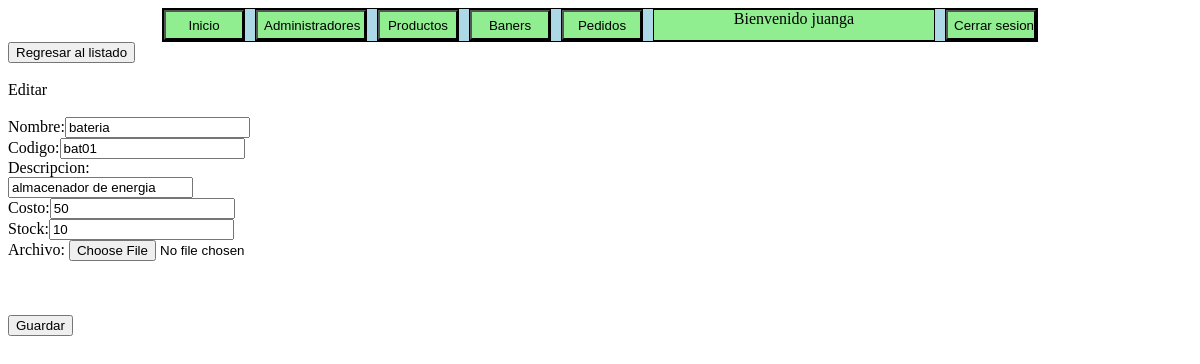
The page /Productos/Productos_editar.php?id=5 (signed in) on the database its author committed.
### tables this page shows
CREATE TABLE IF NOT EXISTS `productos` (
  `id` int(11) NOT NULL AUTO_INCREMENT,
  `nombre` varchar(128) NOT NULL,
  `codigo` varchar(32) NOT NULL,
  `descripcion` text NOT NULL,
  `costo` double NOT NULL,
  `stock` int(11) NOT NULL,
  `archivo_n` varchar(255) NOT NULL,
  `archivo` varchar(128) NOT NULL,
  `status` int(1) NOT NULL DEFAULT '1',
  `eliminado` int(1) NOT NULL DEFAULT '0',
  PRIMARY KEY (`id`)
);

### Productos/Productos_editar.php (the view, shortened to what this page needs)
<?php
    $varsesion =$_SESSION['nombre'];
    if($varsesion==null||$varsesion==''){
        header("Location:Index.php");
    }
    else{
        $name = $_SESSION['nombre'];
    }
?>
<html>
    <head>
    </head>
    <body>
    <div class='Menup'>
            <div class='Inicio'>
            <input type="button" class='botoni' value="Inicio" onclick="bienvenido();">
            </div>
            <div class='administradores'>
            <input type="button" class='botona' value="Administradores" onclick="administradores();">
            </div>
            <div class='productos'>
            <input type="button" class='botonp' value="Productos" onclick="">
            </div>
            <div class='baners'>
            <input type="button" class='botoni' value="Baners" onclick="baners();">
            </div>
            <div clasS='pedidos'>
            <input type="button" class='botoni' value="Pedidos" onclick="pedidos();">
            </div>
            <div class='nombre'>Bienvenido <?php echo $name;?> </div>
            <div class='cerrar'>
            <input type="button" class='boton' value="Cerrar sesion" onclick="cerrarsesion();">
            </div>
        </div>
        <button onclick="window.location.href='productos_lista.php'">Regresar al listado</button><br><br>
        Editar<br><br>
        <?php
            $con = conecta();
            $id = $_REQUEST['id'];
            $sql ="SELECT nombre,codigo,descripcion,costo,stock FROM `productos` WHERE id=$id;";
            $res = $con->query($sql);
            $row=$res->fetch_array();
        ?>
        <form name="forma01" enctype="multipart/form-data">
            <?php
            $name = $row["nombre"];
            $codigo = $row["codigo"];
            $description = $row["descripcion"];
            $costo = $row["costo"];
            $stock = $row["stock"];
            echo "<label> Nombre:";
            echo"<input type='text' name='nombre' id='nombre' placeholder='$name' value='$name'><br>";
            echo"</label>";
        echo"<label> Codigo:";
        echo"<input type='text' name='codigo' id='codigo' placeholder='$codigo' value='$codigo'> <div id='mensajecodigo' style='color:#F00;font-size:16px;'></div>";
        echo"</label>";
        echo"<label>Descripcion:<br>";
        echo"<input cols='20' rows='5' type= 'text' name='description' id='description' placeholder='$description' value='$description'>";
        echo"</label><br>";
        echo"<label >Costo:";
        echo"<input type='number' name='costo' id='costo' placeholder='$costo' value='$costo'>";
        echo"</label><br>";
        echo"<label >Stock:";
        echo"<input type='number' name='stock' id='stock' placeholder='$stock' value='$stock'>";
        echo"</label><br>";
        ?>
        <label >Archivo:
            <input type="file" id="archivo" name="archivo"><div id="mensajearch" style="color:#F00;font-size:16px;"></div><br><br>
        </label><br>
        <?php
        echo"<input type='button' value='Guardar'onclick='validacion($id);'>";
        ?>
        </form>
    </body>
</html>

### Productos/Productos_editar.php (style rules this page uses)
.menup { height: 32px; width:874px; border: 1px solid black; margin-left: auto; margin-right: auto; background-color:lightblue; }
.nombre { height: 30px; width: 280px; border: 1px solid black; background-color:lightgreen; float: left; text-align: center; }
.cerrar { height: 30px; width: 90px; border: 1px solid black; background-color:lightgreen; float: left; margin-left:10px; }
.boton { background-color: lightgreen; width: 90px; height: 30px; }
.Inicio { float: left; height: 30px; width: 80px; border: 1px solid black; background-color:lightgreen; margin-right:10px; }
.botoni { background-color: lightgreen; width: 80px; height: 30px; }
.administradores { float:left; border: 1px solid black; margin-right:10px; }
.botona { background-color: lightgreen; width: 110px; height: 30px; }
.productos { float:left; border: 1px solid black; margin-right:10px; }
.botonp { background-color: lightgreen; width: 80px; height: 30px; }
.baners { float:left; border: 1px solid black; margin-right:10px; }
.pedidos { float:left; border: 1px solid black; margin-right:10px; }

### rows shown on the page
productos: nombre "bateria", codigo "bat01", description "almacenador de energia", costo "50", stock "10"

### other values the page prints
$name "juanga"
